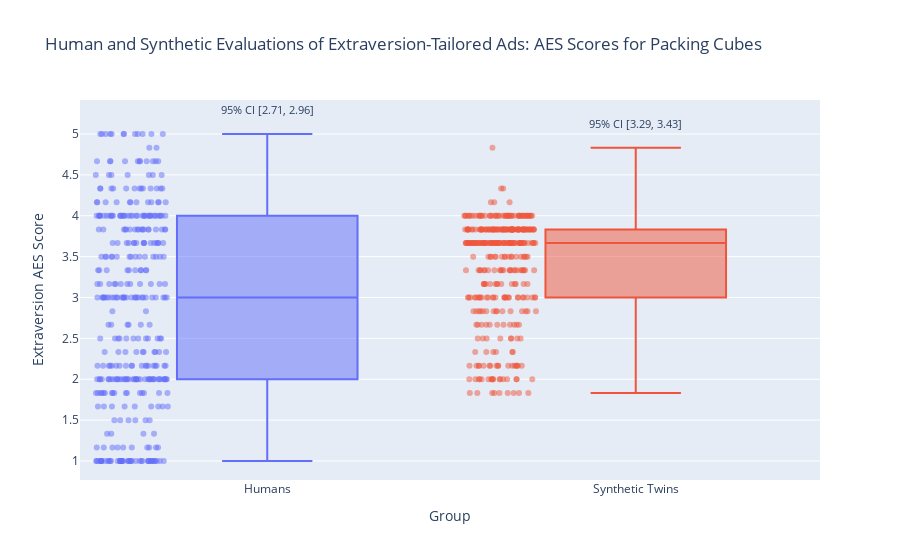

This figure's notebook cell:
### Markdown cell above
<h2> Packing Cubes: Box Plot</h2>

### Code cell
plot_trait_boxplots_by_product("raw_aes_2_", "Packing Cubes")

### Figure 1 — Plotly figure (JSON) as saved in the notebook; plotly's stock layout.template omitted (floating-point values rounded to 4 significant figures; data arrays with more than 128 entries replaced by an {"elided": "..."} marker saying what was removed)
{"data": [{"alignmentgroup": "True", "boxpoints": "all", "hovertemplate": "Group=%{x}<br>Extraversion AES Score=%{y}<extra></extra>", "jitter": 0.4, "legendgroup": "Humans", "marker": {"color": "#636efa", "opacity": 0.5, "size": 6}, "name": "Humans", "notched": false, "offsetgroup": "Humans", "orientation": "v", "showlegend": true, "type": "box", "x": {"elided": "373 str values"}, "x0": " ", "xaxis": "x", "y": {"elided": "373 float values"}, "y0": " ", "yaxis": "y"}, {"alignmentgroup": "True", "boxpoints": "all", "hovertemplate": "Group=%{x}<br>Extraversion AES Score=%{y}<extra></extra>", "jitter": 0.4, "legendgroup": "Synthetic Twins", "marker": {"color": "#EF553B", "opacity": 0.5, "size": 6}, "name": "Synthetic Twins", "notched": false, "offsetgroup": "Synthetic Twins", "orientation": "v", "showlegend": true, "type": "box", "x": {"elided": "373 str values"}, "x0": " ", "xaxis": "x", "y": {"elided": "373 float values"}, "y0": " ", "yaxis": "y"}], "layout": {"annotations": [{"font": {"size": 11}, "showarrow": false, "text": "95% CI [2.71, 2.96]", "x": "Humans", "xanchor": "center", "y": 5.3}, {"font": {"size": 11}, "showarrow": false, "text": "95% CI [3.29, 3.43]", "x": "Synthetic Twins", "xanchor": "center", "y": 5.133}], "boxmode": "overlay", "legend": {"title": {"text": "Group"}, "tracegroupgap": 0}, "showlegend": false, "title": {"text": "Human and Synthetic Evaluations of Extraversion-Tailored Ads: AES Scores for Packing Cubes"}, "xaxis": {"anchor": "y", "categoryarray": ["Humans", "Synthetic Twins"], "categoryorder": "array", "domain": [0, 1], "title": {"text": "Group"}}, "yaxis": {"anchor": "x", "domain": [0, 1], "title": {"text": "Extraversion AES Score"}}}}
